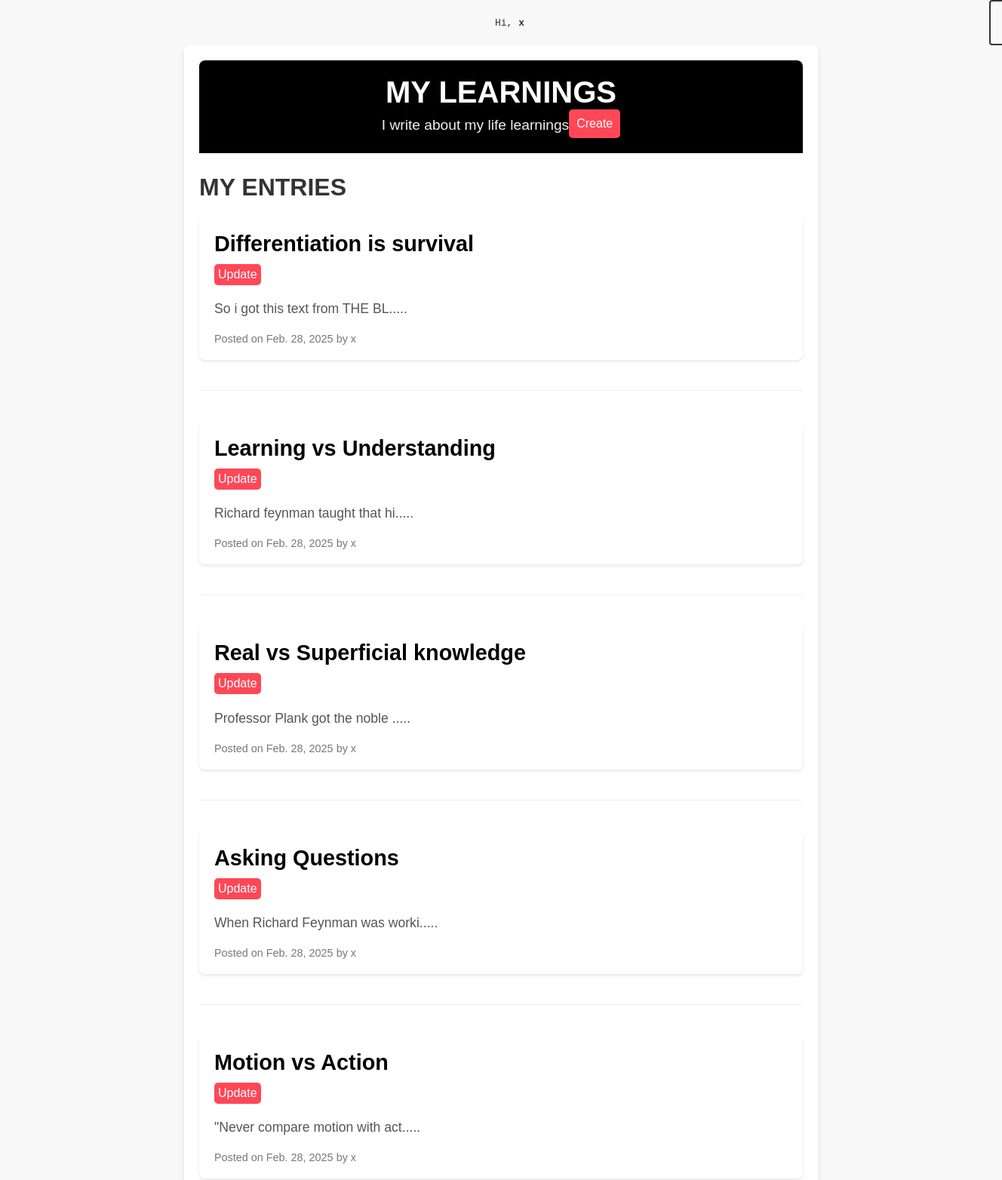
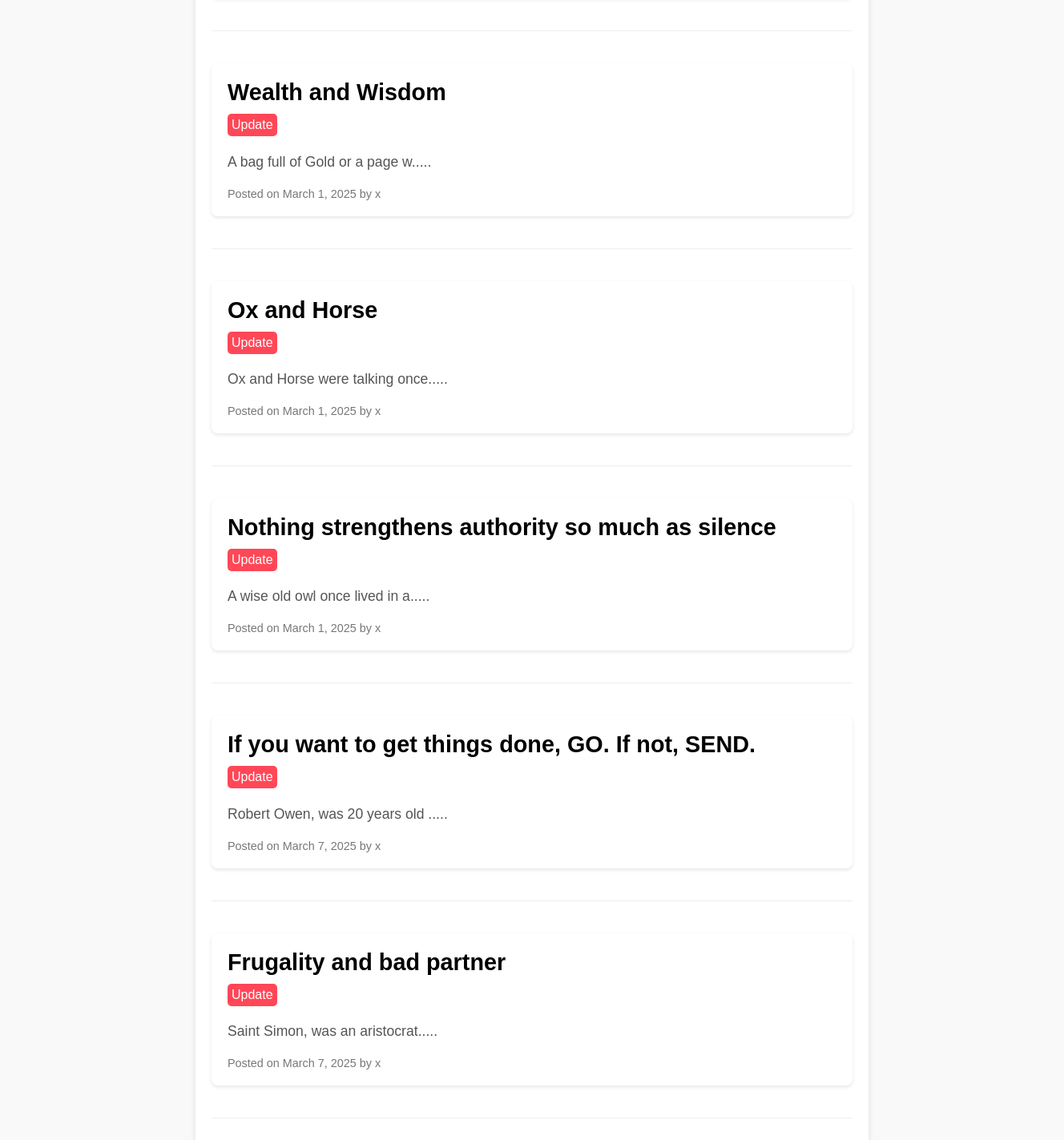
The app's page / (signed in) with its own data (2 pictures, top to bottom).
### blogapp/models.py (models this page shows, shortened)
class BlogEntry(models.Model):
    title = models.CharField(max_length=100)
    author = models.ForeignKey('auth.User', on_delete=models.CASCADE)
    particular = models.TextField()
    date = models.DateField(auto_now_add=True)
    blog = models.Manager()
    slug = models.SlugField(blank=True)
    class Meta:
        verbose_name_plural = 'Blog Enteries'
    def get_absolute_url(self):
        return reverse("detail", kwargs={"slug": self.slug})

### blogapp/views.py (the view)
# urls.py: path('',MainPage.as_view(), name='main'),
class MainPage(ListView):
    model = BlogEntry
    template_name = 'home.html'
    context_object_name = 'blogs'
    slug_field = 'slug'
    slug_url_kwargs = 'slug'

### templates/home.html
{% extends "base.html" %}
{% block content %}
<div class="blog-container">
    <header class="blog-header">
        <h1>MY LEARNINGS</h1>
        <div class="header-content">
            <p class="subtitle">I write about my life learnings</p>
            <form action='{% url "create" %}'>
                <button type='submit' class='createbutton'>Create</button>
            </form>
        </div>
    </header>
    <section class="blog-entries">
        <h2>MY ENTRIES</h2>
        <div class="entries-list">
            {% for blog in blogs %}
                <article class="blog-entry">
                    <a href="{{ blog.get_absolute_url }}"><h3 class="entry-title"><strong>{{ blog.title }}</strong></h3></a>
                    <form action='{% url 'update' blog.slug %}'>
                        <button type='submit' class='updatebutton'>Update</button>
                    </form>
                    <p class="entry-content">{{ blog.particular|slice:":30  " }}.....</p>
                    <p class="entry-meta">Posted on {{ blog.date }} by {{ blog.author }}</p>
                </article>
                <hr class="entry-divider">
            {% endfor %}
        </div>
    </section>
</div>
{% endblock %}

### templates/base.html (shortened to what this page needs)
<!DOCTYPE html>
{% load static %}
<html lang="en">
<head>
    <link href="{% static 'css/style.css' %}" rel="stylesheet" >
</head>
<body>
    <div class='logins'>
        {% if user.is_authenticated %}
            <pre>                                                                                           Hi, <strong>{{ user.username }}                                                                               </strong></pre>
            <form method="post" action="{% url 'logout' %}">
                <button type="submit" class='logout'>Log out</button>
            </form>
        {% else %}
            <a href='{% url 'login' %}'>Log in</a>
        {% endif %}
    </div>
    {% block content %}
    {% endblock %}
</body>
</html>

### static/css/style.css (style rules this page uses)
body { font-family: 'Arial', sans-serif; background-color: #f9f9f9; color: #333; margin: 0; padding: 0; }
.blog-container { max-width: 800px; margin: 0 auto; padding: 20px; background-color: #fff; box-shadow: 0 4px 8px rgba(0, 0, 0, 0.1); border-radius: 8px; }
.blog-header { display: flex; flex-direction: column; align-items: center; padding: 20px 0; background-color: #000000; color: #fff; border-radius: 8px 8px 0 0; }
.blog-header h1 { font-size: 2.5rem; margin: 0; }
.header-content { display: flex; justify-content: center; }
.createbutton { background-color: #ff4757; color: white; border: none; padding: 10px 10px; font-size: 1rem; cursor: pointer; border-radius: 5px; }
.updatebutton { background-color: #ff4757; color: white; border: none; padding: 5px 5px; font-size: 1rem; cursor: pointer; border-radius: 5px; }
.blog-header .subtitle { font-size: 1.2rem; margin: 10px 0 0; color: #f1f1f1; }
.blog-entries { margin-top: 20px; }
.blog-entries h2 { font-size: 2rem; color: #333; margin-bottom: 20px; }
.entries-list { display: flex; flex-direction: column; gap: 20px; }
.blog-entry { background-color: #fff; padding: 20px; border-radius: 8px; box-shadow: 0 2px 4px rgba(0, 0, 0, 0.1); }
.entry-title { font-size: 1.8rem; color: #000000; margin: 0 0 10px; }
.entry-content { font-size: 1.1rem; line-height: 1.6; color: #555; }
.entry-meta { font-size: 0.9rem; color: #777; margin: 10px 0 0; }
.entry-divider { border: 0; height: 1px; background: #eee; margin: 20px 0; }
a { text-decoration: none; }
.logins { display: flex; width: 100%; justify-content: center; align-items: center; }
.logout { background-color: transparent; color: #333; border: 2px solid #333; padding: 10px 20px; border-radius: 4px; font-size: 16px; cursor: pointer; }

### records on screen
BlogEntry: title "Differentiation is survival", particular "So i got this text from THE BL", date "Feb. 28, 2025", author "x"
BlogEntry: title "Learning vs Understanding", particular "Richard feynman taught that hi", date "Feb. 28, 2025", author "x"
BlogEntry: title "Real vs Superficial knowledge", particular "Professor Plank got the noble", date "Feb. 28, 2025", author "x"
BlogEntry: title "Asking Questions", particular "When Richard Feynman was worki", date "Feb. 28, 2025", author "x"
BlogEntry: title "Motion vs Action", particular "\"Never compare motion with act", date "Feb. 28, 2025", author "x"
BlogEntry: title "Wealth and Wisdom", particular "A bag full of Gold or a page w", date "March 1, 2025", author "x"
BlogEntry: title "Ox and Horse", particular "Ox and Horse were talking once", date "March 1, 2025", author "x"
BlogEntry: title "Nothing strengthens authority so much as silence", particular "A wise old owl once lived in a", date "March 1, 2025", author "x"
BlogEntry: title "If you want to get things done, GO. If not, SEND.", particular "Robert Owen, was 20 years old", date "March 7, 2025", author "x"
BlogEntry: title "Frugality and bad partner", particular "Saint Simon, was an aristocrat", date "March 7, 2025", author "x"

### other values on screen
{{ user.username }} "x"
